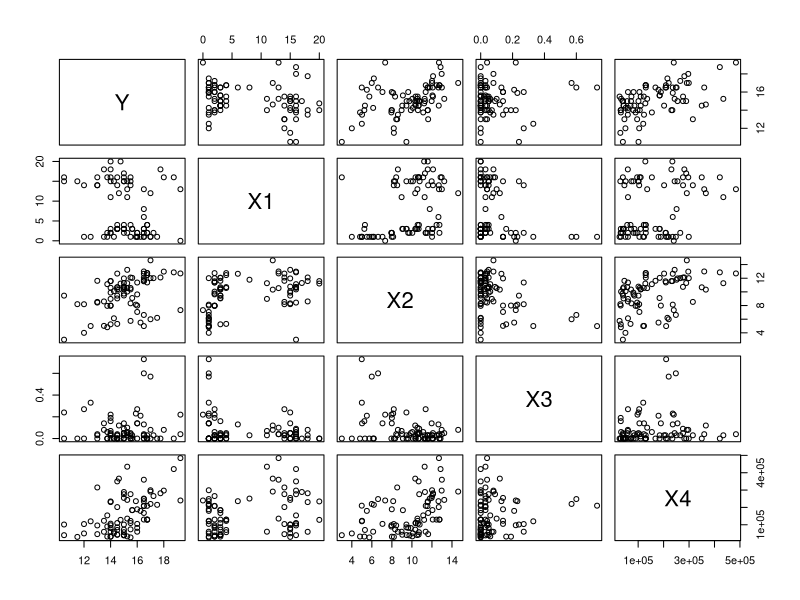
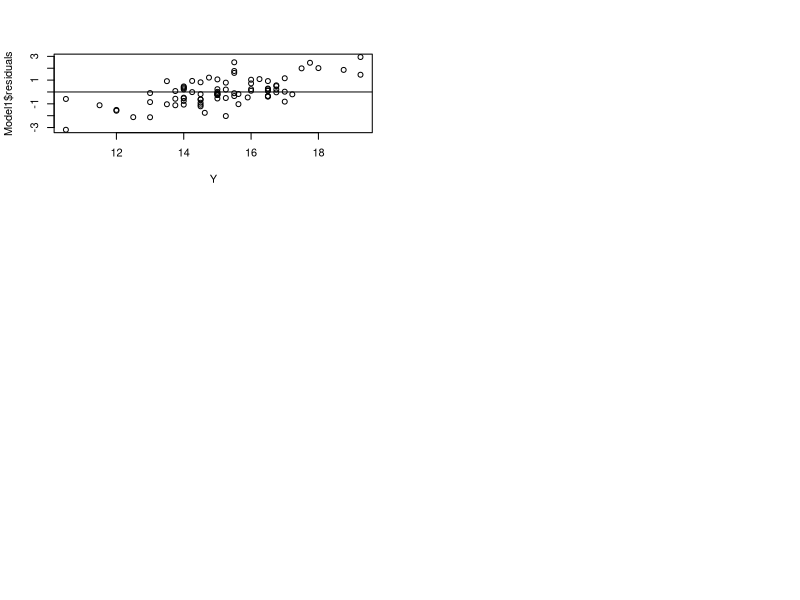
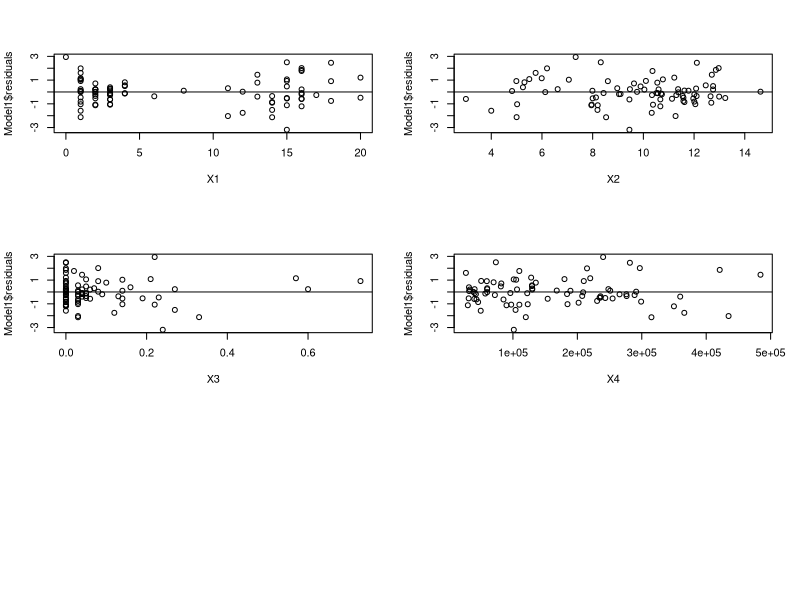
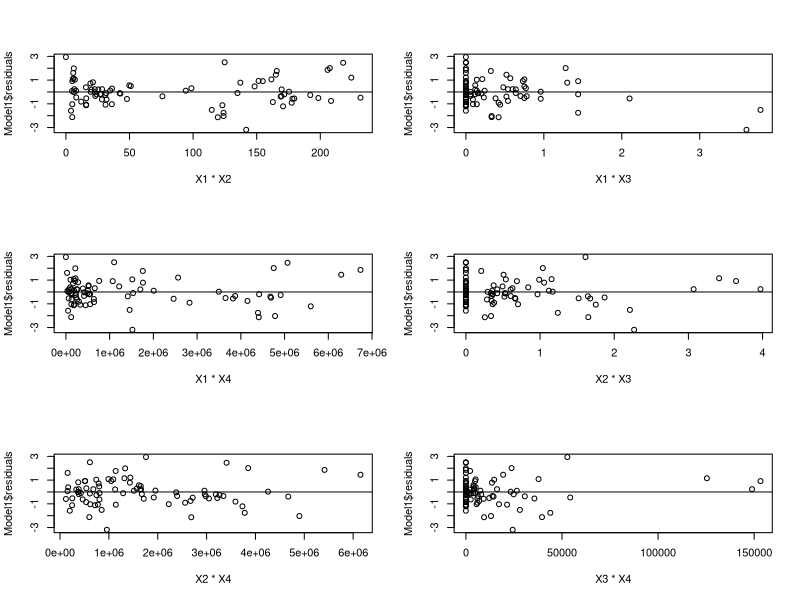
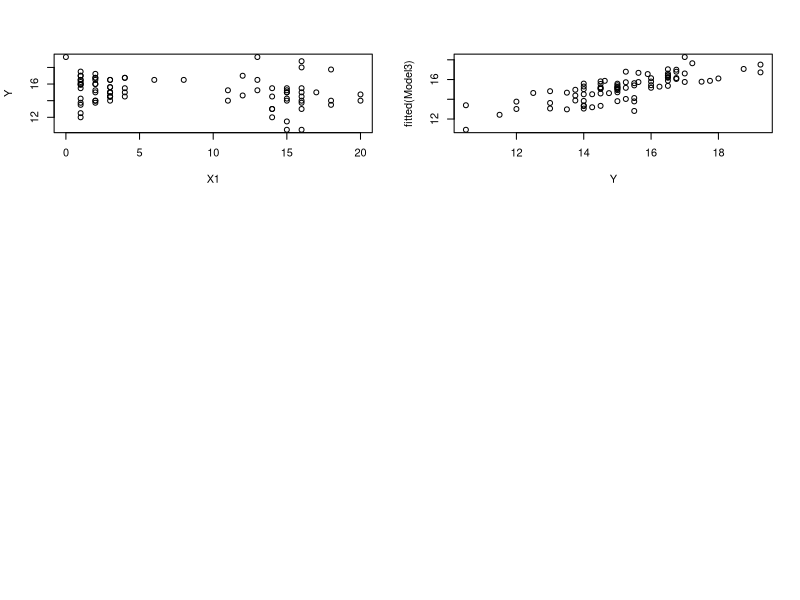

Generate these figures, in order, with R:
## ---- chunk 1
knitr::opts_chunk$set(echo = TRUE)
## ---- chunk 2
Data=read.table("Commercial_Property.txt", header = TRUE, sep = "");
Y=Data$Y;
X1=Data$X1;
X2=Data$X2;
X3=Data$X3;
X4=Data$X4;

 
par(mfrow=c(3,2))
pairs(Data)


## ---- chunk 3
Model1=lm(Y~X1+X2+X3+X4)
Model1

## ---- chunk 4
plot(Y,Model1$residuals)
abline(0,0)

par(mfrow=c(3,2))

plot(X1,Model1$residuals)
abline(0,0)
plot(X2,Model1$residuals)
abline(0,0)
plot(X3,Model1$residuals)
abline(0,0)
plot(X4,Model1$residuals)
abline(0,0)


par(mfrow=c(3,2))
plot(X1*X2,Model1$residuals)
abline(0,0)
plot(X1*X3,Model1$residuals)
abline(0,0)
plot(X1*X4,Model1$residuals)
abline(0,0)
plot(X2*X3,Model1$residuals)
abline(0,0)
plot(X2*X4,Model1$residuals)
abline(0,0)
plot(X3*X4,Model1$residuals)
abline(0,0)

## ---- chunk 5
anova(Model1)

Fs=qf(0.95,1,76)
Fs


## ---- chunk 6
summary(Model1)
## ---- chunk 7
Data1=data.frame(X1=4,X2=10,X3=0.1,X4=80000)
Data2=data.frame(X1=6,X2=11.5,X3=0,X4=120000)
Data3=data.frame(X1=12,X2=12.5,X3=0.32,X4=340000)


 writeLines("Confidence Intervals")



predict(Model1, newdata = Data1, interval = "confidence", level=0.95)
predict(Model1, newdata = Data2, interval = "confidence", level=0.95)
predict(Model1, newdata = Data3, interval = "confidence", level=0.95)


writeLines("Prediction Intervals")

predict(Model1, newdata = Data1, interval = "prediction", level=0.95)
predict(Model1, newdata = Data2, interval = "prediction", level=0.95)
predict(Model1, newdata = Data3, interval = "prediction", level=0.95)



## ---- chunk 8
Model2=lm(Y~X1+X2+X4)
Model2
anova(Model1)
anova(Model2)
#From Anova Tables
SSRF=98.231
SSRR=98.650
dfF=4
dfr=3
MSEf=1.293

F=((SSRR - SSRF)/(dfF - dfr))/MSEf
F

qf(p=.95, dfF-dfr, nrow(Data)-5)

## ---- chunk 9
plot(X1,Y)

## ---- chunk 10
XSq=X1^2
Model3=lm(Y~X1+X2+X4+XSq)
summary(Model3)

plot(Y,fitted(Model3))

## ---- chunk 11

anova(Model2)
anova(Model3)

#From Anova Tables
SSRR=98.650#Reduced Model
SSRF=91.535#Full Model
dfF=4
dfr=3
MSEf=1.204

#Partial test
F=((SSRR - SSRF)/(dfF - dfr))/MSEf
F

qf(p=.95, dfF-dfr, nrow(Data)-5)

